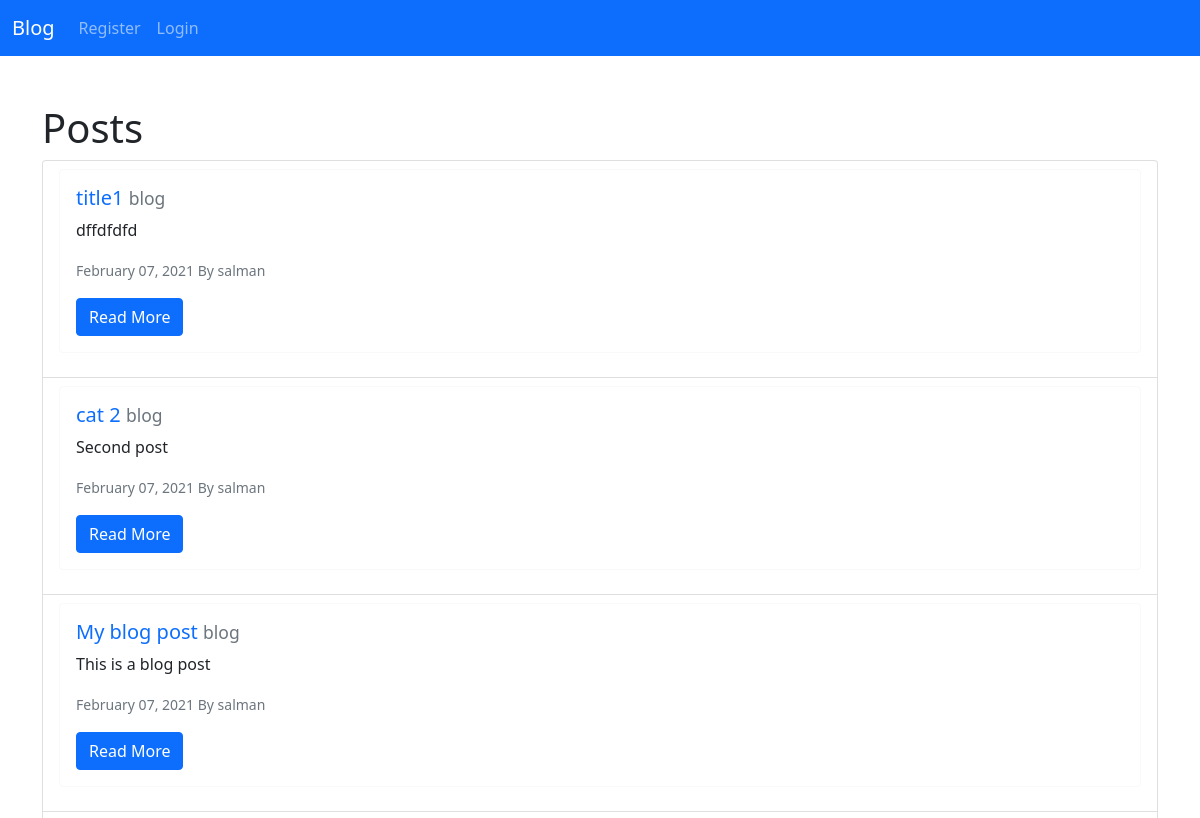
The app's page / (upper part), older data.
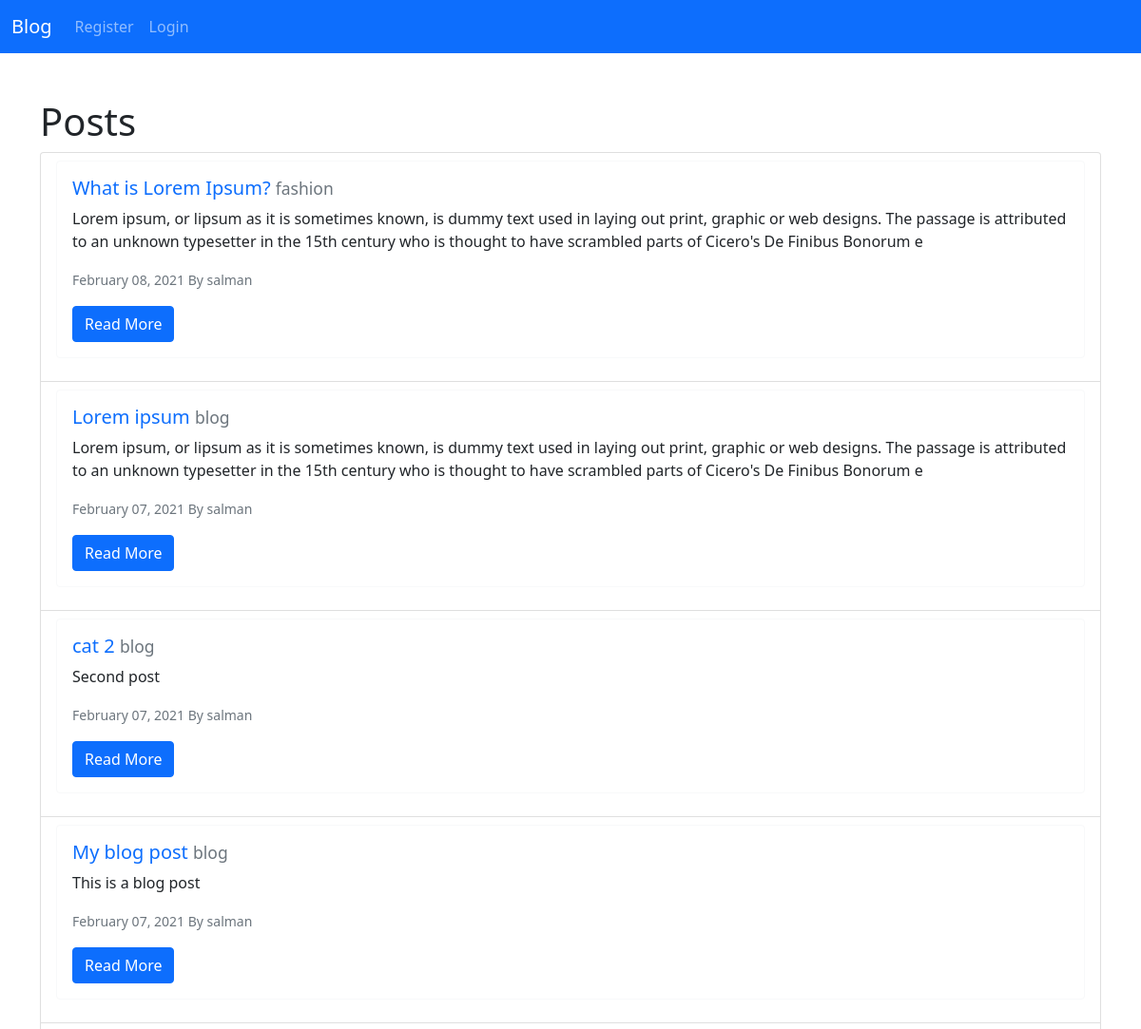
The same page, newer data.
### post/models.py (models this page shows, shortened)
class Post(models.Model):
    title = models.CharField(max_length=255)
    author = models.ForeignKey(User, on_delete=models.CASCADE)
    body = models.TextField()
    created_at = models.DateTimeField(auto_now_add=True, blank=True)
    category = models.CharField(max_length=255, default='blog')
    class Meta:
        db_table = 'posts'

### post/views.py (the view)
class PostListView(generic.ListView):
    model = Post
    template_name = 'post_list.html'
    ordering = ('-created_at')

### post/templates/post_list.html (shortened to what this page needs)
{% extends 'base.html' %}
{% block content %}
<h1>Posts</h1>
<ul class="list-group">
    {% for post in post_list %}
    <li class="list-group-item">
        <div class="card border-light mb-3">
            <div class="card-body">
                <h5 class="card-title">
                    <a href="{% url 'post_detail_view' post.pk %}" class="text-decoration-none">{{ post.title}}</a>
                    <small class="text-muted">{{ post.category }}</small>
                </h5>
                <p class="card-text">{{ post.body|slice:":255" }}</p>
                <p class="card-text">
                    <small class="text-muted">{{ post.created_at|date:'F d, Y' }} By {{ post.author}}</small>
                </p>
                <a href="{% url 'post_detail_view' post.pk %}" class="btn btn-primary">Read More</a>
            </div>
        </div>
    </li>
    {% endfor %}
</ul>
{% endblock %}

Row changes from the older to the newer data that the page shows:
added Post: title "What is Lorem Ipsum?", category "fashion", body "Lorem ipsum, or lipsum as it is sometimes known, is dummy text used in laying out print, graphic or web designs. The passage is attributed to an unknown typesetter in the 15th century who is thought to have scrambled parts of Cicero's De Finibus Bonorum e", created_at "February 08, 2021", author "salman"
changed Post: title "title1" → "Lorem ipsum"; body "dffdfdfd" → "Lorem ipsum, or lipsum as it is sometimes known, is dummy text used in laying out print, graphic or web designs. The passage is attributed to an unknown typesetter in the 15th century who is thought to have scrambled parts of Cicero's De Finibus Bonorum e"
